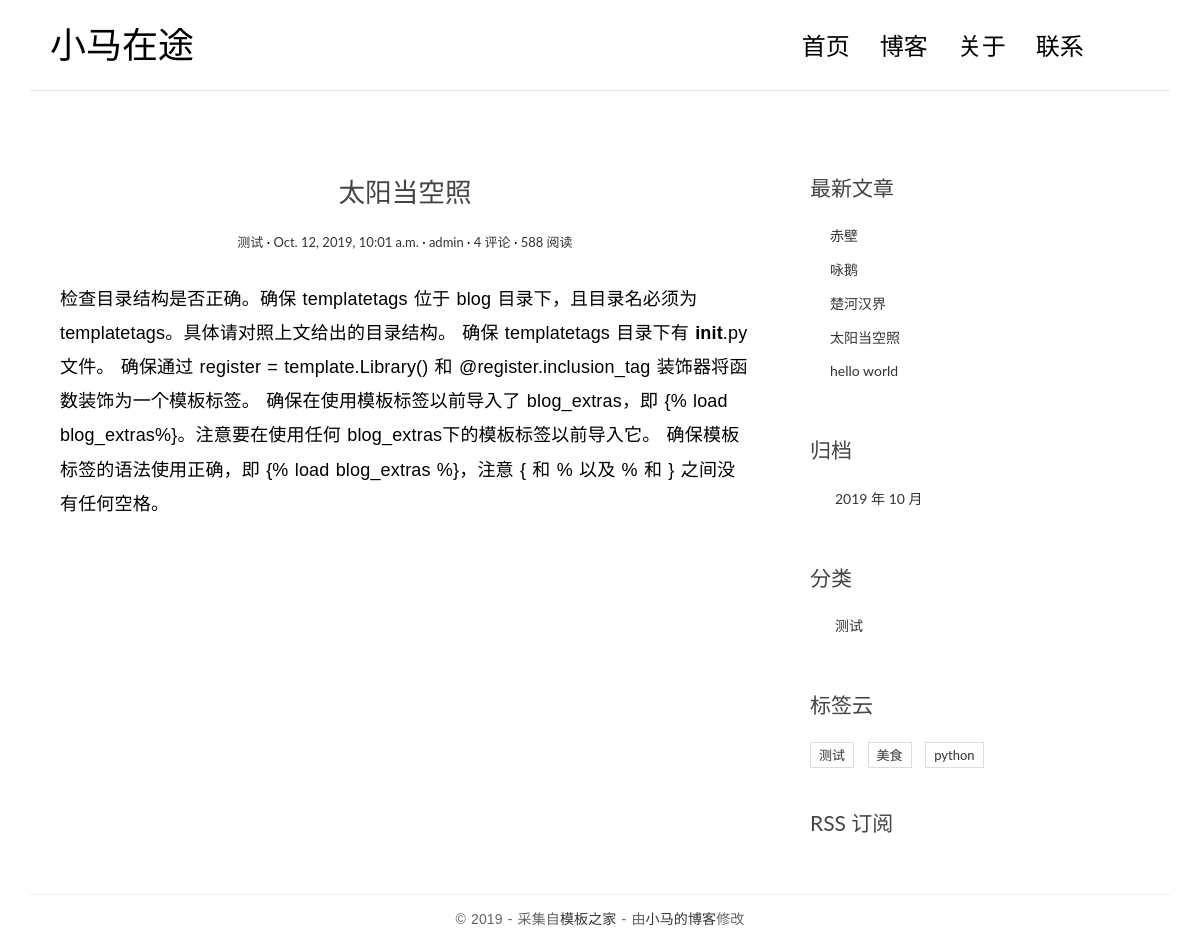
The app's page /post/2/ with its own data.
### blog/models.py (models this page shows, shortened)
class Post(models.Model):
	title = models.CharField('标题', max_length = 70)
	body = models.TextField('正文')
	created_time = models.DateTimeField('创建时间', auto_now_add = True)
	modified_time = models.DateTimeField('修改时间', auto_now = True)
	excerpt = models.CharField('摘要' ,max_length = 200, blank = True)
	category = models.ForeignKey(Category, verbose_name = '分类', on_delete = models.CASCADE)
	tags = models.ManyToManyField(Tag, verbose_name = '标签', blank = True)
	author = models.ForeignKey(User, verbose_name = '作者', on_delete = models.CASCADE)
	class Meta:
		verbose_name = '文章'
		verbose_name_plural = verbose_name
	def get_absolute_url(self):
		return reverse('blog:detail', kwargs = {'pk': self.pk})

class Category(models.Model):
	name = models.CharField(max_length = 100)
	class Meta:
		verbose_name = '分类'
		verbose_name_plural = verbose_name

class Tag(models.Model):
	name = models.CharField(max_length = 100)
	class Meta:
		verbose_name = '标签'
		verbose_name_plural = verbose_name

### blog/views.py (the view)
# urls.py: path('post/<int:pk>/', views.detail, name = 'detail'),
def detail(request, pk):
	post = get_object_or_404(Post, pk = pk)
	post.body = markdown.markdown(post.body, extensions=[
                                      'markdown.extensions.extra',
                                      'markdown.extensions.codehilite',
                                      'markdown.extensions.toc',
                                  ])
	return render(request, 'blog/detail.html', context = {'post':post})

### blog/templatetags/blog_extras.py (called while the page is built)
@register.inclusion_tag('blog/inclusions/_recent_posts.html', takes_context=True)
def show_recent_posts(context, num=5):
	return {
    	'recent_post_list': Post.objects.all().order_by('-created_time')[:num],
        }

@register.inclusion_tag('blog/inclusions/_archives.html', takes_context=True)
def show_archives(context):
    return {
        'date_list': Post.objects.dates('created_time', 'month', order='DESC'),
    }

@register.inclusion_tag('blog/inclusions/_categories.html', takes_context=True)
def show_categories(context):
    return {
        'category_list': Category.objects.all(),
    }

@register.inclusion_tag('blog/inclusions/_tags.html', takes_context=True)
def show_tags(context):
    return {
        'tag_list': Tag.objects.all(),
    }

### blog/templates/blog/detail.html
{% extends 'blog/base.html' %}
{% block main %}
    <article class="post post-{{ post.pk }}">
      <header class="entry-header">
        <h1 class="entry-title">{{ post.title }}</h1>
        <div class="entry-meta">
          <span class="post-category"><a href="#">{{ post.category.name }}</a></span>
          <span class="post-date"><a href="#"><time class="entry-date"
                                                    datetime="{{ post.created_time }}">{{ post.created_time }}</time></a></span>
          <span class="post-author"><a href="#">{{ post.author }}</a></span>
          <span class="comments-link"><a href="#">4 评论</a></span>
          <span class="views-count"><a href="#">588 阅读</a></span>
        </div>
      </header>
      <div class="entry-content clearfix">
        {{ post.body|safe }}
      </div>
    </article>
{% endblock main %}

### blog/templates/blog/inclusions/_recent_posts.html
<div class="widget widget-recent-posts">
  <h3 class="widget-title">最新文章</h3>
  <ul>
    {% for post in recent_post_list %}
      <li>
        <a href="{{ post.get_absolute_url }}">{{ post.title }}</a>
      </li>
    {% empty %}
      暂无文章！
    {% endfor %}
  </ul>
</div>

### blog/templates/blog/inclusions/_categories.html
<div class="widget widget-category">
  <h3 class="widget-title">分类</h3>
  <ul>
    {% for category in category_list %}
      <li>
        <a href="{% url 'blog:category' category.pk %}">{{ category.name }}</a>
      </li>
    {% empty %}
      暂无分类！
    {% endfor %}
  </ul>
</div>

### blog/templates/blog/inclusions/_tags.html
<div class="widget widget-tag-cloud">
  <h3 class="widget-title">标签云</h3>
  <ul>
    {% for tag in tag_list %}
      <li>
        <a href="{% url 'blog:tag' tag.pk %}">{{ tag.name }}</a>
      </li>
    {% empty %}
      暂无标签！
    {% endfor %}
  </ul>
</div>

### blog/static/blog/css/custom.css (style rules this page uses)
* { outline: none; }
h1, h2, h3, h4, h5, h6 { margin-top: 0; }
a { color: #333; }
body { color: #444; font-family: 'Lato', sans-serif; }
p { font-family: 'Ubuntu', sans-serif; font-weight: 400; word-spacing: 1px; letter-spacing: 0.01em; }
.post { background: #fff; padding: 30px 30px 0; }
.entry-title { text-align: center; font-size: 1.9em; margin-bottom: 20px; line-height: 1.6; padding: 10px 20px 0; }
.entry-meta { text-align: center; color: #DDDDDD; font-size: 13px; margin-bottom: 30px; }
.entry-content { font-size: 18px; line-height: 1.9; font-weight: 300; color: #000; }
.post-category::after, .post-date::after, .post-author::after, .comments-link::after { content: ' ·'; color: #000; }
.widget { background: #fff; padding: 30px 0 0; }
.widget-title { font-size: 1.5em; margin-bottom: 20px; line-height: 1.6; padding: 10px 0 0; font-weight: 400; }
.widget-recent-posts ul { padding: 0; margin: 0; padding-left: 20px; }
.widget-recent-posts ul li { list-style-type: none; position: relative; line-height: 170%; margin-bottom: 10px; }
.widget-recent-posts ul li::before { content: '\f3d3'; font-family: "Ionicons"; position: absolute; left: -17px; top: 3px; font-size: 16px; color: #000; }
.widget-category ul { padding: 0; margin: 0; padding-left: 25px; }
.widget-category ul li { list-style-type: none; position: relative; line-height: 170%; margin-bottom: 10px; }
.widget-category ul li::before { content: '\f3fe'; font-family: "Ionicons"; position: absolute; left: -25px; top: 1px; font-size: 18px; color: #000; }
.widget-tag-cloud ul { padding: 0; margin: 0; margin-right: -10px; }
.widget-tag-cloud ul li { list-style-type: none; font-size: 13px; display: inline-block; margin-right: 10px; margin-bottom: 10px; padding: 3px 8px; border: 1px solid #ddd; }

### records on screen
Post: title "太阳当空照", category.name "测试", created_time "Oct. 12, 2019, 10:01 a.m.", author "admin", body "检查目录结构是否正确。确保 templatetags 位于 blog 目录下，且目录名必须为 templatetags。具体请对照上文给出的目录结构。 确保 templatetags 目录下有 init .py 文件。 确保通过 register = template.Library() 和 @register.inclusion_tag 装饰器将函数装饰为一个模板标签。 确保在使用模板标签以前导入了 blog_extras，即 {% load blog_extras%}。注意要在使用任何 blog_extras下的模板标签以前导入它。 确保模板标签的语法使用正确，即 {% load blog_extras %}，注意 { 和 % 以及 % 和 } 之间没有任何空格。"
Post: title "赤壁"
Post: title "咏鹅"
Post: title "楚河汉界"
Post: title "hello world"
Category: name "测试"
Tag: name "测试"
Tag: name "美食"
Tag: name "python"

### other values on screen
{{ date.year }} "2019"
{{ date.month }} "10"
